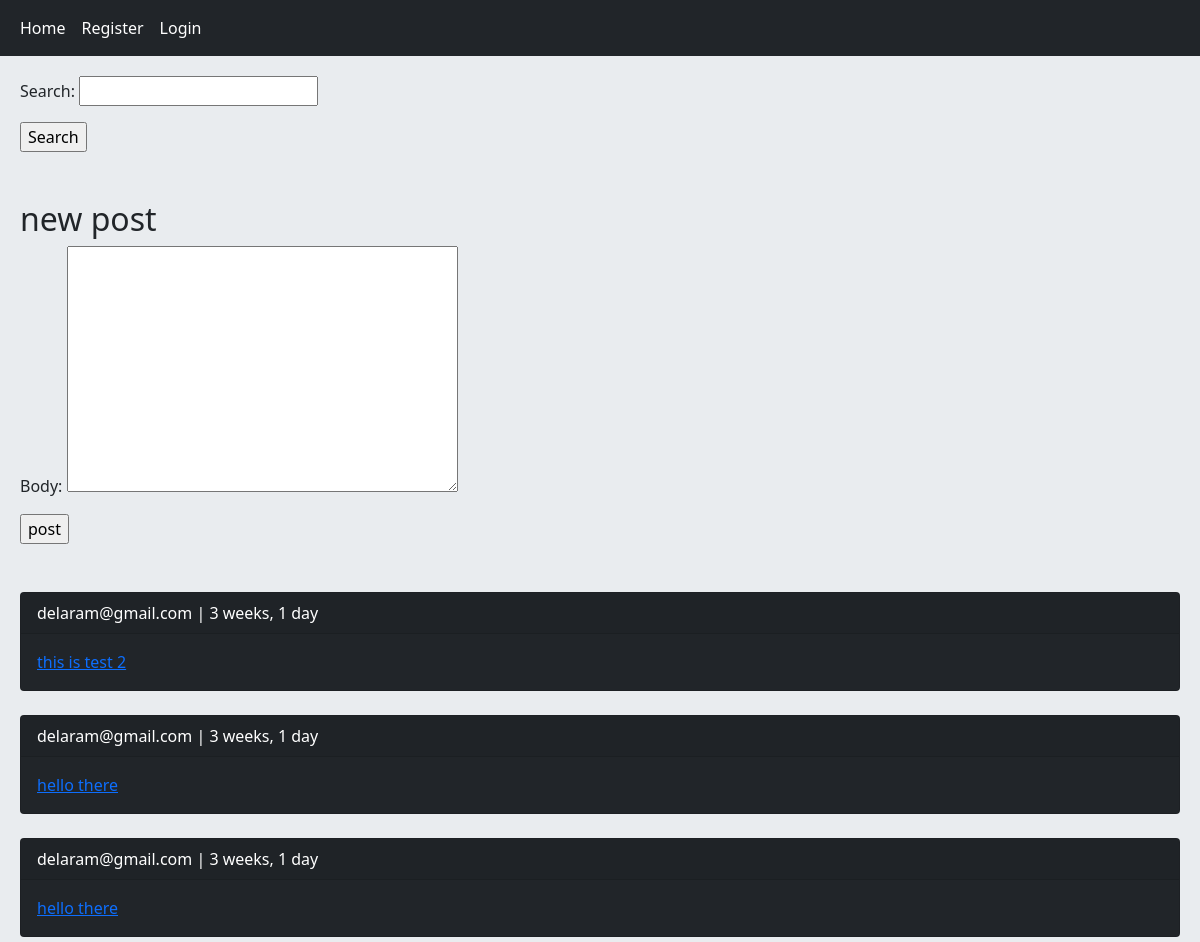
The app's page / (upper part), older data.
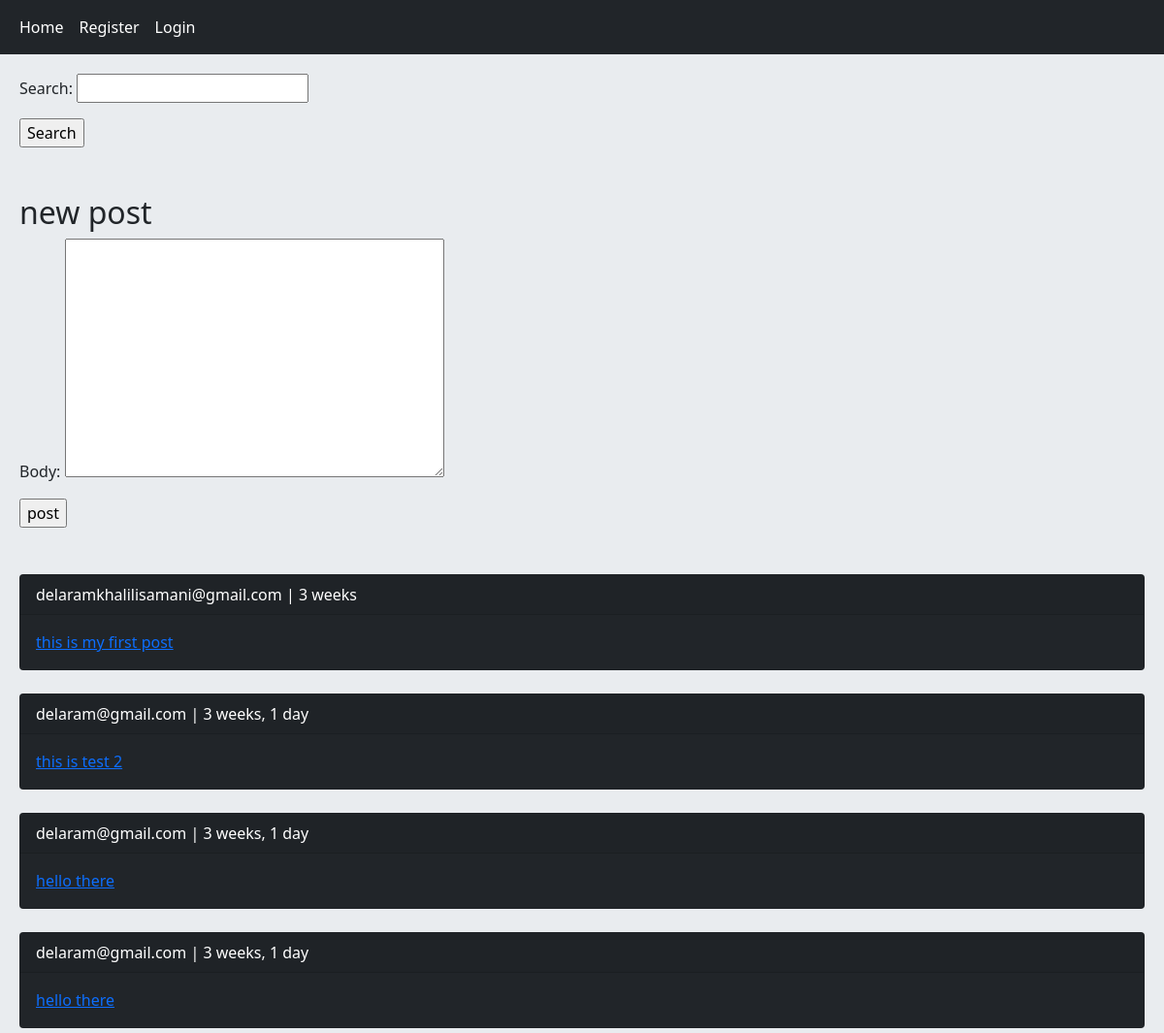
The same page, newer data.
### home/models.py (models this page shows, shortened)
class Post(models.Model):
	user = models.ForeignKey(User, on_delete=models.CASCADE, related_name='posts')
	body = models.TextField()
	slug = models.SlugField()
	title = models.CharField(max_length=100, null=True, blank=True)
	created = models.DateTimeField(auto_now_add=True)
	updated = models.DateTimeField(auto_now=True)
	class Meta:
		ordering = ['-created']
	def get_absolute_url(self):
		return reverse('home:post_detail', args=(self.id, self.slug))

### accounts/models.py (models this page shows, shortened)
class User(AbstractBaseUser):
    staff_id = models.CharField(max_length=11, unique=True)
    email = models.EmailField(max_length=255, unique=True)
    phone_number = models.CharField(max_length=11)
    full_name = models.CharField(max_length=100)
    is_active = models.BooleanField(default=True)
    is_admin = models.BooleanField(default=False)
    objects = UserManager()
    USERNAME_FIELD = 'staff_id'
    REQUIRED_FIELDS = ['phone_number','email', 'full_name' ]
    def __str__(self):
        return self.email

### home/views.py (the view, shortened to what this page needs)
# urls.py: path('', views.HomeView.as_view(), name='home'),
class HomeView(View):
	form_class = PostSearchForm
	post_form_class = PostCreateUpdateForm
	def get(self, request,*args, **kwargs):
		posts = Post.objects.all()
		if request.GET.get('search'):
			posts = posts.filter(body__contains=request.GET['search'])
		return render(request, 'home/index.html', {'posts':posts, 'form':self.form_class, 'create_post':self.post_form_class})

### home/templates/home/index.html (shortened to what this page needs)
{% extends 'base.html' %}
{% block content %}
    <form action="" method="get">
        {{ form.as_p }}
        <input type="submit" value="Search">
    </form><br/><br/>
    <h2>new post</h2>
    <form action="" method="post" class="col-md-6" novalidate>
        {{ create_post.as_p }}
        <input type="submit" value="post">
    </form><br/><br/>
     {% for post in posts %}
        <div class="card bg-dark text-white">
            <p class="card-header">{{ post.user }} | {{ post.created|timesince }}</p>
            <a href="{{ post.get_absolute_url }}" class="card-body">{{ post.body|truncatewords:8 }}</a>
        </div><br/>
         {% empty %}
        <p>No comments yet!</p>
    {% endfor %}
{% endblock %}

Row changes from the older to the newer data that the page shows:
added Post: user "delaramkhalilisamani@gmail.com", created "3 weeks", body "this is my first post"
